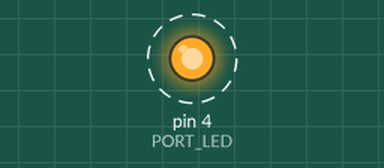
Recording of a sketch running on a simulated Arduino Uno, built with avr-gcc and run on an emulated ATmega328P. Shown: output pins drawn as LEDs (lit = HIGH). Dashed ring = blinking. What the sketch prints to the serial monitor is not drawn.

Above: at 0.2 s.
Timing chart, 0 to 3.0 s (numbered marks = the images above):
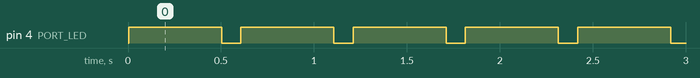

Measured:
- by itself, pin 4 (PORT_LED): alternates HIGH for 0.50 s and LOW for 0.10 s

The sketch:

Exvariable1.ino
```cpp
// (licence header left out)
#include "constantes.h"

int dureeAllume;//On définit une variable pour la durée à l'état allumé
int dureeEteint;//On définit une variable pour la durée à l'état éteint
int i; /* déclaration de la variable i */
char c; /* déclaration du caractère c */
float pi;
long j,k;
double r;
unsigned short s;
// La fonction setup est appelée une fois au démarrage
void setup() {
  // Initialise la broche digitale PORT_LED en mode sortie.
  pinMode(PORT_LED, OUTPUT);
  Serial.begin(9600);//Initialise le port série (pour l'affichage dans la fenêtre Moniteur)

  //Initialiser les variables
  dureeAllume = DUREE_BASE_ALLUME;
  dureeEteint = 100;
  pi = 3.14;
  c = 'a';
  r = 6.2879821365;
}

// La fonction loop crée une boucle infinie
void loop() {

  Serial.println(r,20);
  Serial.println(pi);
  Serial.println(c);
  Serial.print("Bonjour : ");
  Serial.print(pi,5);
  digitalWrite(PORT_LED, ALLUME);   // Allume la LED
  delay(dureeAllume);                       // Attente d'une seconde
  digitalWrite(PORT_LED, ETEINT);    // Eteint la LED
  delay(dureeEteint);                       // Attente d'une seconde
}
```

constantes.h
```cpp
/* Principaux réglages */

#define PORT_LED 4
#define ALLUME 1
#define ETEINT 0
#define DUREE_BASE_ALLUME 500
```
